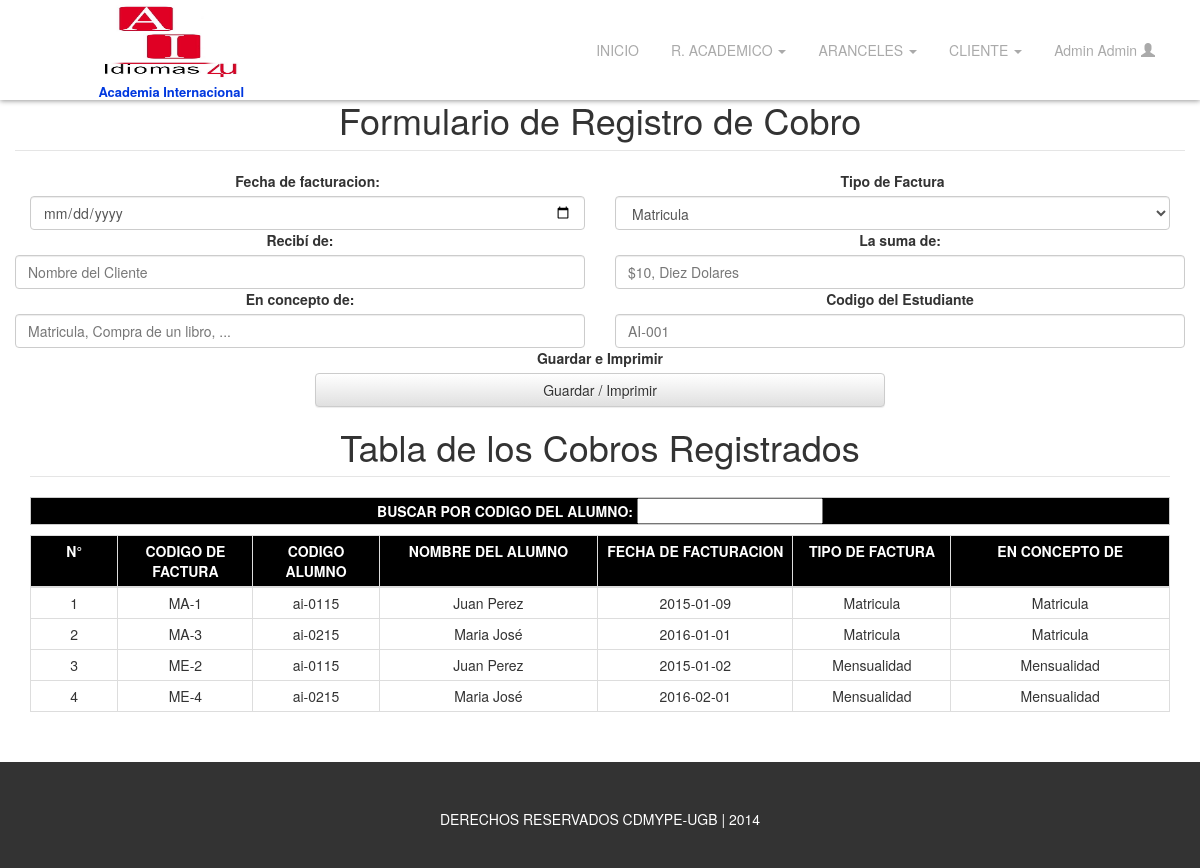
The page /admin/regcobro/index.php (signed in) on the database its author committed.
### tables this page shows
CREATE TABLE `usuario` (
  `id_usuario` int(10) NOT NULL,
  `nombre` varchar(50) NOT NULL,
  `apellido` varchar(50) NOT NULL,
  `tipo` enum('admin','user','docente') NOT NULL,
  `username` varchar(50) NOT NULL,
  `password` varchar(50) NOT NULL
);

CREATE TABLE `cobro` (
  `id_cobro` int(10) NOT NULL,
  ` id_cliente` int(10) DEFAULT NULL,
  `cod_cliente` varchar(10) NOT NULL,
  `cod_factura` varchar(7) DEFAULT NULL,
  `id_factura` int(10) DEFAULT NULL,
  `id_horario` int(10) DEFAULT NULL,
  `cantidad_num` varchar(7) DEFAULT NULL,
  `cantidad_text` varchar(255) DEFAULT NULL,
  `en_concepto_de` varchar(255) DEFAULT NULL,
  `fecha_cobro` date DEFAULT NULL,
  `id_cuota` int(10) DEFAULT NULL,
  `recibi` varchar(150) NOT NULL
);

CREATE TABLE `cliente` (
  `id_cliente` int(10) NOT NULL,
  `cod_del_cliente` varchar(9) NOT NULL,
  `fecha_reg` date NOT NULL,
  `nombre_cliente` varchar(50) NOT NULL,
  `apellido_cliente` varchar(50) NOT NULL,
  `direccion_cliente` varchar(150) NOT NULL,
  `municipio` varchar(40) NOT NULL,
  `tel_clicente` varchar(10) NOT NULL,
  `celular` varchar(10) NOT NULL,
  `id_compania` int(10) NOT NULL,
  `fecha_nacimiento_cliente` date NOT NULL,
  `email_cliente` varchar(150) NOT NULL,
  `trabajo` enum('si','no') NOT NULL,
  `instituto_procede` varchar(250) NOT NULL
);

CREATE TABLE `tipo_factura` (
  `id_factura` int(10) NOT NULL,
  `nombre_factura` varchar(50) DEFAULT NULL,
  `abreviacion` varchar(15) DEFAULT NULL
);

### admin/php/usuario.php (called while the page is built)
<?php
	include('config/config.php');
	$sql = mysqli_query($link, " select nombre, apellido, username from usuario where username='$username' ");
	$usuario = mysqli_fetch_all($sql, MYSQLI_ASSOC);
?>

### admin/regcobro/busquedaCobro.php (the view)
<div>
	<form class="hidden-print" name="frmBusquedaCobro" id="frmBusquedaCobro">
		<div class="row">
			<div class="col-xs-12">
				<table align="center" cellpadding="5" id="tblCobro" class="table table-bordered table-condensed">
					<thead>
						<tr>
							<td>N°</td>
							<td>Codigo de Factura</td>
							<td>Codigo Alumno</td>
							<td>Nombre del Alumno</td>
							<td>Fecha de facturacion</td>
							<td>Tipo de factura</td>
							<td>En Concepto de</td>
						</tr>
					</thead>
					<tbody>
						<?php
							include('../php/config/config.php');
							$cobro = isset($_POST['cobro']) ? $_POST['cobro'] : '' ;
							$sqlc = mysqli_query($link, "
								select
									cobro.id_cobro,
									cobro.id_factura,
									cobro.recibi,
									cobro.cantidad_num,
									cobro.cantidad_text,
									cobro.en_concepto_de,
									cobro.cod_cliente,
									cobro.fecha_cobro,
									cobro.cod_cliente,
									cobro.cod_factura,
									cliente.cod_del_cliente,
									cliente.nombre_cliente,
									cliente.apellido_cliente,
									tipo_factura.id_factura,
									tipo_factura.nombre_factura
								from cobro
									inner join cliente on cobro.cod_cliente = cliente.cod_del_cliente
									inner join tipo_factura on cobro.id_factura=tipo_factura.id_factura
								where cobro.cod_cliente like '%$cobro%' ") or die(mysqli_error($link));
							$x=0;
							while($fila = mysqli_fetch_assoc($sqlc)){
						?>
							<tr id="cobro_<?php echo $fila['id_cobro'] ?>" >
								<td width="50"><?php echo $x+=1; ?></td>
								<td width="50"><?php echo $fila['cod_factura'] ?></td>
								<td width="50"><?php echo $fila['cod_cliente'] ?></td>
								<td width="125"><?php echo $fila['nombre_cliente']." ".$fila['apellido_cliente'] ?></td>
								<td width="50"><?php echo $fila['fecha_cobro'] ?></td>
								<td width="75"><?php echo $fila['nombre_factura'] ?></td>
								<td width="125"><?php echo $fila['en_concepto_de'] ?></td>
							</tr>
						<?php } ?>
					</tbody>
				</table>
			</div>
		</div>
	</form>
</div>

### admin/inc/header2.inc (shortened to what this page needs)
<header id="main-header">
	<div class="container hidden-print">
		<div class="row">
			<div class="col-xs-5 col-sm-3">
				<h1 id="main-logo">
					<a href="../../admin"><img src="../../img/logo.jpg" alt="Academia Internacional">
						<span>Academia Internacional</span>
					</a>
				</h1>
			</div>
			<div class="col-xs-7 col-sm-9">
				<ul id="main-menu" class="nav nav-pills hidden-xs">
					<li><a href="../index.php">INICIO</a></li>
					<li class="dropdown">
						<a href="#" class="dropdown-toggle" data-toggle="dropdown"> R. ACADEMICO <span class="caret"></span> </a>
					</li>
					<li class="dropdown">
						<a href="#" class="dropdown-toggle" data-toggle="dropdown"> ARANCELES <span class="caret"></span> </a>
					</li>
					<li class="dropdown">
						<a href="#" class="dropdown-toggle" data-toggle="dropdown"> CLIENTE <span class="caret"></span> </a>
					</li>
					<li class="dropdown">
						<a href="#" class="dropdown-toggle" data-toggle="dropdown">
							<?php
								$username = $_SESSION['username'] ;
								include('../php/usuario.php');
								foreach ($usuario as $row ) {
									echo ucwords($row['nombre'].' '.$row['apellido']);
								}
							?>
							<span class="glyphicon glyphicon-user"></span>
						</a>
					</li>
				</ul>
			</div>
		</div>
	</div>
</header>

### admin/css/style.css (style rules this page uses)
html, body { height: 94.30%; margin-top: 0px; font-family: 'Source Sans Pro', 'Helvetica Neue', Helvetica, Arial, sans-serif; background-image: url('../img/textura.jpg'); }
ul { padding: 0px; margin: 0px; list-style-type: none; }
ul li { margin-bottom: 5px; }
#main-header { position: fixed; top: 0; width: 100%; background-color: #fff; z-index: 99; background-color: rgb(255, 255, 255); background-color: rgba(255, 255, 255, 0.95); -ms-filter: "progid:DXImageTransform.Microsoft.gradient(startColorstr=#11000000, endColorstr=#11000000)"; -moz-box-shadow: 0 1px 5px #999; -webkit-box-shadow: 0 1px 5px #999; box-shadow: 0 1px 5px #999; }
#main-logo, #logo { width: 100%; height: 100px; padding: 2px 0 0 20px; margin: 0; background-color: #fff; text-align: center; }
#main-logo >a { font-size: 20px; font-size: 2rem; font-weight: 600; color: #fff; text-decoration: none; }
#main-logo>a>img { height: 80px; width: 140px; margin: 0 auto; margin-bottom: 3px; }
#main-logo>a>span { display: block; color: #0038DF; font-size: 13px; font-size: 1.3rem; }
#main-menu { float:right; margin-top: 30px; }
#main-menu a { color: #aaa; }

### admin/css/bgColor.css (style rules this page uses)
table, .btnp { border:1px solid #CCC; }
table thead, .btnp { background: #000; color: #FFF; text-align:center; text-transform:uppercase; font-weight:bolder; }

### admin/regcobro/print.css (style rules this page uses)
html, body { margin-top: -10px; }

### rows shown on the page
usuario: nombre+apellido "Admin Admin"
cobro: x "1", cod_factura "MA-1", cod_cliente "ai-0115",  id_cliente "Juan",  id_cliente "Perez", fecha_cobro "2015-01-09", id_factura.nombre_factura "Matricula", en_concepto_de "Matricula"
cobro: x "2", cod_factura "MA-3", cod_cliente "ai-0215",  id_cliente "Maria",  id_cliente "José", fecha_cobro "2016-01-01", id_factura.nombre_factura "Matricula", en_concepto_de "Matricula"
cobro: x "3", cod_factura "ME-2", cod_cliente "ai-0115",  id_cliente "Juan",  id_cliente "Perez", fecha_cobro "2015-01-02", id_factura.nombre_factura "Mensualidad", en_concepto_de "Mensualidad"
cobro: x "4", cod_factura "ME-4", cod_cliente "ai-0215",  id_cliente "Maria",  id_cliente "José", fecha_cobro "2016-02-01", id_factura.nombre_factura "Mensualidad", en_concepto_de "Mensualidad"

### other values the page prints
form field cbofac "Matricula"
